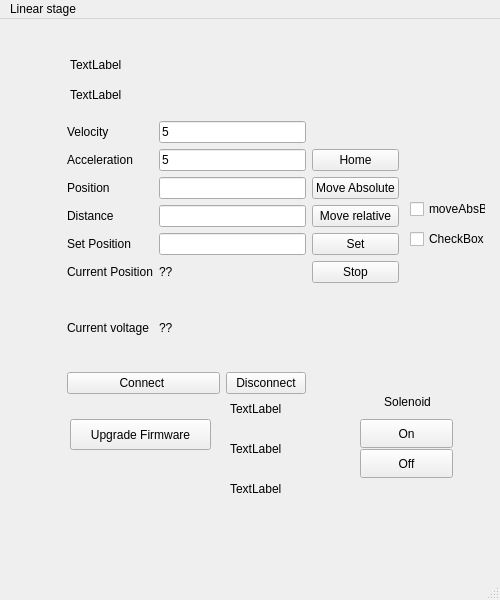
<?xml version="1.0" encoding="UTF-8"?>
<ui version="4.0">
 <class>MainWindow</class>
 <widget class="QMainWindow" name="MainWindow">
  <property name="geometry">
   <rect>
    <x>0</x>
    <y>0</y>
    <width>500</width>
    <height>600</height>
   </rect>
  </property>
  <property name="windowTitle">
   <string>MainWindow</string>
  </property>
  <widget class="QWidget" name="centralwidget">
   <widget class="QWidget" name="layoutWidget">
    <property name="geometry">
     <rect>
      <x>67</x>
      <y>102</y>
      <width>332</width>
      <height>273</height>
     </rect>
    </property>
    <layout class="QGridLayout" name="gridLayout">
     <item row="5" column="1" colspan="2">
      <widget class="QLabel" name="label_CurrentPosition">
       <property name="text">
        <string>??</string>
       </property>
      </widget>
     </item>
     <item row="5" column="3">
      <widget class="QPushButton" name="pushButton_Stop">
       <property name="text">
        <string>Stop</string>
       </property>
      </widget>
     </item>
     <item row="0" column="1" colspan="2">
      <widget class="QLineEdit" name="lineEdit_Velocity">
       <property name="text">
        <string>5</string>
       </property>
      </widget>
     </item>
     <item row="7" column="0" colspan="2">
      <widget class="QPushButton" name="pushButton_Connect">
       <property name="text">
        <string>Connect </string>
       </property>
      </widget>
     </item>
     <item row="2" column="1" colspan="2">
      <widget class="QLineEdit" name="lineEdit_AbsPosition"/>
     </item>
     <item row="7" column="2">
      <widget class="QPushButton" name="pushButton_Disconnect">
       <property name="text">
        <string>Disconnect</string>
       </property>
      </widget>
     </item>
     <item row="3" column="0">
      <widget class="QLabel" name="label">
       <property name="text">
        <string>Distance</string>
       </property>
      </widget>
     </item>
     <item row="3" column="1" colspan="2">
      <widget class="QLineEdit" name="lineEdit_RelDistance"/>
     </item>
     <item row="1" column="0">
      <widget class="QLabel" name="label_4">
       <property name="text">
        <string>Acceleration</string>
       </property>
      </widget>
     </item>
     <item row="4" column="3">
      <widget class="QPushButton" name="setPosBtn">
       <property name="text">
        <string>Set</string>
       </property>
      </widget>
     </item>
     <item row="1" column="3">
      <widget class="QPushButton" name="pushButton_Home">
       <property name="text">
        <string>Home</string>
       </property>
      </widget>
     </item>
     <item row="4" column="1" colspan="2">
      <widget class="QLineEdit" name="lineEdit_setPos"/>
     </item>
     <item row="5" column="0">
      <widget class="QLabel" name="label_5">
       <property name="text">
        <string>Current Position</string>
       </property>
      </widget>
     </item>
     <item row="3" column="3">
      <widget class="QPushButton" name="pushButton_MoveRel">
       <property name="text">
        <string>Move relative</string>
       </property>
      </widget>
     </item>
     <item row="0" column="0">
      <widget class="QLabel" name="label_3">
       <property name="text">
        <string>Velocity</string>
       </property>
      </widget>
     </item>
     <item row="1" column="1" colspan="2">
      <widget class="QLineEdit" name="lineEdit_Acceleration">
       <property name="text">
        <string>5</string>
       </property>
      </widget>
     </item>
     <item row="4" column="0">
      <widget class="QLabel" name="label_7">
       <property name="text">
        <string>Set Position</string>
       </property>
      </widget>
     </item>
     <item row="2" column="0">
      <widget class="QLabel" name="label_2">
       <property name="text">
        <string>Position</string>
       </property>
      </widget>
     </item>
     <item row="2" column="3">
      <widget class="QPushButton" name="pushButton_MoveAbs">
       <property name="text">
        <string>Move Absolute</string>
       </property>
      </widget>
     </item>
     <item row="6" column="0">
      <widget class="QLabel" name="label_11">
       <property name="text">
        <string>Current voltage</string>
       </property>
      </widget>
     </item>
     <item row="6" column="1">
      <widget class="QLabel" name="label_GPIO27Analog">
       <property name="text">
        <string>??</string>
       </property>
      </widget>
     </item>
    </layout>
   </widget>
   <widget class="QLabel" name="label_6">
    <property name="geometry">
     <rect>
      <x>230</x>
      <y>380</y>
      <width>71</width>
      <height>20</height>
     </rect>
    </property>
    <property name="text">
     <string>TextLabel</string>
    </property>
   </widget>
   <widget class="QCheckBox" name="moveRelBox">
    <property name="geometry">
     <rect>
      <x>410</x>
      <y>210</y>
      <width>76</width>
      <height>20</height>
     </rect>
    </property>
    <property name="text">
     <string>CheckBox</string>
    </property>
   </widget>
   <widget class="QCheckBox" name="moveAbsBox">
    <property name="geometry">
     <rect>
      <x>410</x>
      <y>180</y>
      <width>76</width>
      <height>20</height>
     </rect>
    </property>
    <property name="text">
     <string>moveAbsBox</string>
    </property>
   </widget>
   <widget class="QPushButton" name="onBtn">
    <property name="geometry">
     <rect>
      <x>360</x>
      <y>400</y>
      <width>93</width>
      <height>29</height>
     </rect>
    </property>
    <property name="text">
     <string>On</string>
    </property>
   </widget>
   <widget class="QPushButton" name="offBtn">
    <property name="geometry">
     <rect>
      <x>360</x>
      <y>430</y>
      <width>93</width>
      <height>29</height>
     </rect>
    </property>
    <property name="text">
     <string>Off</string>
    </property>
   </widget>
   <widget class="QLabel" name="label_8">
    <property name="geometry">
     <rect>
      <x>230</x>
      <y>420</y>
      <width>71</width>
      <height>20</height>
     </rect>
    </property>
    <property name="text">
     <string>TextLabel</string>
    </property>
   </widget>
   <widget class="QLabel" name="label_9">
    <property name="geometry">
     <rect>
      <x>230</x>
      <y>460</y>
      <width>63</width>
      <height>20</height>
     </rect>
    </property>
    <property name="text">
     <string>TextLabel</string>
    </property>
   </widget>
   <widget class="QLabel" name="label_10">
    <property name="geometry">
     <rect>
      <x>367</x>
      <y>370</y>
      <width>81</width>
      <height>26</height>
     </rect>
    </property>
    <property name="text">
     <string>Solenoid</string>
    </property>
    <property name="alignment">
     <set>Qt::AlignCenter</set>
    </property>
   </widget>
   <widget class="QLabel" name="label_12">
    <property name="geometry">
     <rect>
      <x>70</x>
      <y>30</y>
      <width>111</width>
      <height>31</height>
     </rect>
    </property>
    <property name="text">
     <string>TextLabel</string>
    </property>
   </widget>
   <widget class="QLabel" name="label_13">
    <property name="geometry">
     <rect>
      <x>70</x>
      <y>60</y>
      <width>111</width>
      <height>31</height>
     </rect>
    </property>
    <property name="text">
     <string>TextLabel</string>
    </property>
   </widget>
   <widget class="QPushButton" name="reset">
    <property name="geometry">
     <rect>
      <x>70</x>
      <y>400</y>
      <width>141</width>
      <height>31</height>
     </rect>
    </property>
    <property name="text">
     <string>Upgrade Firmware</string>
    </property>
   </widget>
  </widget>
  <widget class="QMenuBar" name="menubar">
   <property name="geometry">
    <rect>
     <x>0</x>
     <y>0</y>
     <width>500</width>
     <height>22</height>
    </rect>
   </property>
   <widget class="QMenu" name="menuLinear_stage">
    <property name="title">
     <string>Linear stage</string>
    </property>
   </widget>
   <addaction name="menuLinear_stage"/>
  </widget>
  <widget class="QStatusBar" name="statusbar"/>
 </widget>
 <resources/>
 <connections/>
</ui>
